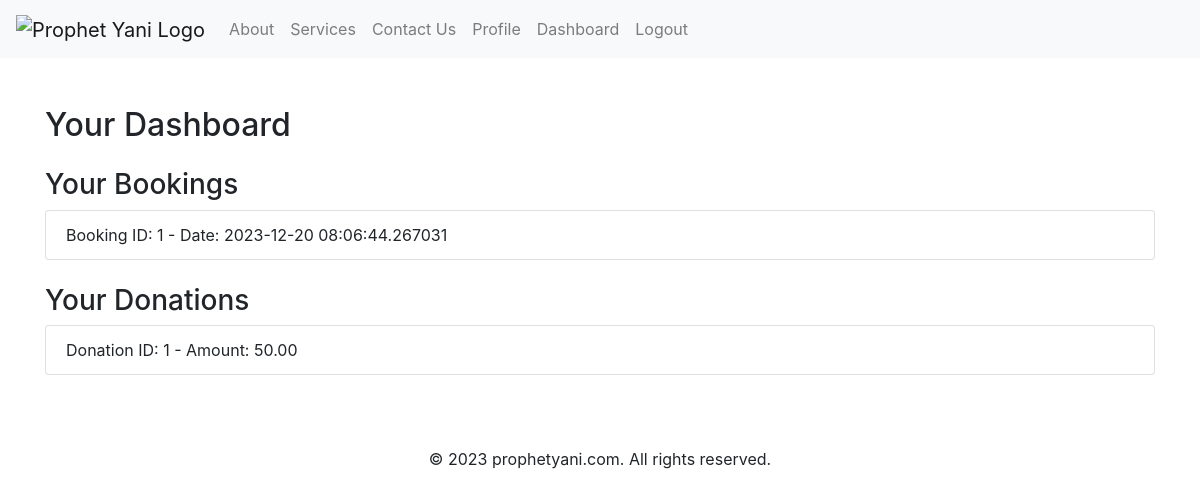
/user_dashboard (signed in), run on the app's committed database.
### models.py (models this page shows)
class Booking(db.Model):
    id = db.Column(db.Integer, primary_key=True)
    user_id = db.Column(db.Integer, db.ForeignKey('user.id'))
    service_id = db.Column(db.Integer, db.ForeignKey('service.id'))
    booking_date = db.Column(db.DateTime)
    appointment_date = db.Column(db.DateTime)
    appointment_end = db.Column(db.DateTime)  # New column for storing the end time
    status = db.Column(db.String(50))

class Donation(db.Model):
    id = db.Column(db.Integer, primary_key=True)
    user_id = db.Column(db.Integer, db.ForeignKey('user.id'))
    amount = db.Column(db.Numeric(10, 2))
    charity_id = db.Column(db.Integer, db.ForeignKey('charity.id'), nullable=True)
    service_id = db.Column(db.Integer, db.ForeignKey('service.id'))
    donation_date = db.Column(db.DateTime)
    type = db.Column(db.String(50))

### blueprints/general_routes.py (the view)
@general_blueprint.route('/user_dashboard')
def user_dashboard():
    user_id = session.get('user_id')
    if not user_id:
        return redirect(url_for('user_blueprint.login'))
    user_bookings = Booking.query.filter_by(user_id=user_id).all()
    user_donations = Donation.query.filter_by(user_id=user_id).all()
    user_dashboard_data = {
        'bookings': user_bookings,
        'donations': user_donations
    }
    return render_template(
        'user_dashboard.html',
        data=user_dashboard_data,
        metadata=user_dashboard_page_content["meta"],
        footer=user_dashboard_page_content["footer"]
        )

### templates/user_dashboard.html
{% extends "base.html" %}
{% block content %}
<div class="container mt-5">
    <div class="row">
        <div class="col-md-12">
            <h2 class="mb-4">Your Dashboard</h2>
            <h3>Your Bookings</h3>
            {% if data.bookings %}
                <ul class="list-group mb-4">
                    {% for booking in data.bookings %}
                        <li class="list-group-item">
                            Booking ID: {{ booking.id }} - Date: {{ booking.appointment_date }}
                        </li>
                    {% endfor %}
                </ul>
            {% else %}
                <p>You have no bookings.</p>
            {% endif %}
            <h3>Your Donations</h3>
            {% if data.donations %}
                <ul class="list-group mb-4">
                    {% for donation in data.donations %}
                        <li class="list-group-item">
                            Donation ID: {{ donation.id }} - Amount: {{ donation.amount }}
                        </li>
                    {% endfor %}
                </ul>
            {% else %}
                <p>You have not made any donations.</p>
            {% endif %}
        </div>
    </div>
</div>
{% endblock %}

### data on the page
Booking: id "1", appointment_date "2023-12-20 08:06:44.267031"
Donation: id "1", amount "50.00"

### other printed values
{{ footer.text | safe }} "© 2023 prophetyani.com. All rights reserved."
